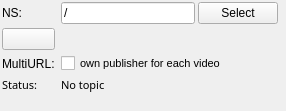
<?xml version="1.0" encoding="UTF-8"?>
<ui version="4.0">
 <class>DigitalResourceConfig</class>
 <widget class="QWidget" name="DigitalResourceConfig">
  <property name="geometry">
   <rect>
    <x>0</x>
    <y>0</y>
    <width>286</width>
    <height>111</height>
   </rect>
  </property>
  <property name="acceptDrops">
   <bool>false</bool>
  </property>
  <property name="windowTitle">
   <string>Form</string>
  </property>
  <property name="styleSheet">
   <string notr="true"/>
  </property>
  <layout class="QGridLayout" name="gridLayout">
   <property name="leftMargin">
    <number>2</number>
   </property>
   <property name="topMargin">
    <number>2</number>
   </property>
   <property name="rightMargin">
    <number>2</number>
   </property>
   <property name="bottomMargin">
    <number>2</number>
   </property>
   <property name="verticalSpacing">
    <number>4</number>
   </property>
   <item row="4" column="1">
    <widget class="QFrame" name="layoutInfo">
     <property name="frameShape">
      <enum>QFrame::NoFrame</enum>
     </property>
     <property name="frameShadow">
      <enum>QFrame::Plain</enum>
     </property>
     <layout class="QHBoxLayout" name="horizontalLayout">
      <property name="leftMargin">
       <number>0</number>
      </property>
      <property name="topMargin">
       <number>0</number>
      </property>
      <property name="rightMargin">
       <number>0</number>
      </property>
      <property name="bottomMargin">
       <number>0</number>
      </property>
      <item>
       <widget class="QFrame" name="buttonsFrame">
        <property name="frameShape">
         <enum>QFrame::NoFrame</enum>
        </property>
        <property name="frameShadow">
         <enum>QFrame::Plain</enum>
        </property>
        <layout class="QHBoxLayout" name="layoutButtons">
         <property name="spacing">
          <number>3</number>
         </property>
         <property name="leftMargin">
          <number>0</number>
         </property>
         <property name="topMargin">
          <number>0</number>
         </property>
         <property name="rightMargin">
          <number>0</number>
         </property>
         <property name="bottomMargin">
          <number>0</number>
         </property>
        </layout>
       </widget>
      </item>
      <item>
       <spacer name="horizontalSpacer">
        <property name="orientation">
         <enum>Qt::Horizontal</enum>
        </property>
        <property name="sizeHint" stdset="0">
         <size>
          <width>10</width>
          <height>20</height>
         </size>
        </property>
       </spacer>
      </item>
      <item>
       <widget class="QLabel" name="labelInfo">
        <property name="text">
         <string/>
        </property>
       </widget>
      </item>
     </layout>
    </widget>
   </item>
   <item row="2" column="0">
    <widget class="QLabel" name="label_3">
     <property name="text">
      <string>NS:</string>
     </property>
    </widget>
   </item>
   <item row="6" column="1" colspan="2">
    <widget class="QLabel" name="status">
     <property name="font">
      <font>
       <family>Sans Serif</family>
       <pointsize>8</pointsize>
      </font>
     </property>
     <property name="styleSheet">
      <string notr="true"/>
     </property>
     <property name="text">
      <string>No topic</string>
     </property>
     <property name="wordWrap">
      <bool>true</bool>
     </property>
    </widget>
   </item>
   <item row="4" column="0">
    <widget class="QPushButton" name="buttonInfo">
     <property name="text">
      <string/>
     </property>
     <property name="icon">
      <iconset theme="help-about">
       <normaloff>.</normaloff>.</iconset>
     </property>
    </widget>
   </item>
   <item row="2" column="1">
    <widget class="QFrame" name="framens">
     <property name="frameShape">
      <enum>QFrame::NoFrame</enum>
     </property>
     <property name="frameShadow">
      <enum>QFrame::Plain</enum>
     </property>
     <layout class="QHBoxLayout" name="horizontalLayout_2">
      <property name="spacing">
       <number>3</number>
      </property>
      <property name="leftMargin">
       <number>0</number>
      </property>
      <property name="topMargin">
       <number>0</number>
      </property>
      <property name="rightMargin">
       <number>0</number>
      </property>
      <property name="bottomMargin">
       <number>0</number>
      </property>
      <item>
       <widget class="QLineEdit" name="ns">
        <property name="text">
         <string>/</string>
        </property>
       </widget>
      </item>
      <item>
       <widget class="QPushButton" name="selectns">
        <property name="acceptDrops">
         <bool>false</bool>
        </property>
        <property name="text">
         <string>Select</string>
        </property>
       </widget>
      </item>
     </layout>
    </widget>
   </item>
   <item row="7" column="1">
    <spacer name="verticalSpacer">
     <property name="orientation">
      <enum>Qt::Vertical</enum>
     </property>
     <property name="sizeHint" stdset="0">
      <size>
       <width>1</width>
       <height>1</height>
      </size>
     </property>
    </spacer>
   </item>
   <item row="6" column="0">
    <widget class="QLabel" name="label_2">
     <property name="font">
      <font>
       <family>Sans Serif</family>
       <pointsize>8</pointsize>
      </font>
     </property>
     <property name="text">
      <string>Status:</string>
     </property>
    </widget>
   </item>
   <item row="5" column="0">
    <widget class="QLabel" name="label">
     <property name="font">
      <font>
       <pointsize>9</pointsize>
      </font>
     </property>
     <property name="text">
      <string>MultiURL:</string>
     </property>
    </widget>
   </item>
   <item row="5" column="1">
    <widget class="QCheckBox" name="cbMultiURL">
     <property name="font">
      <font>
       <pointsize>8</pointsize>
      </font>
     </property>
     <property name="text">
      <string>own publisher for each video</string>
     </property>
    </widget>
   </item>
  </layout>
 </widget>
 <resources/>
 <connections/>
 <slots>
  <slot>SelectColor()</slot>
  <slot>SelectTopic()</slot>
  <slot>TopicEdited()</slot>
  <slot>PositionToleranceChanged(double)</slot>
  <slot>AngleToleranceChanged(double)</slot>
 </slots>
</ui>
